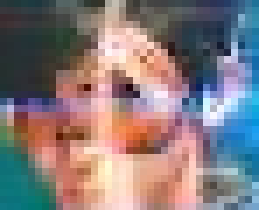
#> input picture scripts/overwatch/tracer_feed.png, 37 x 30 px (shown 7 times larger)
$ python -i restore_frames.py   (imports and definitions only)
#> lines starting #> are read from the running program, lines starting #| are printed output that depends on the picture
"""Bounded luminance recovery adapted from Natural v3; compare before/after."""
import argparse
from functools import lru_cache
import json
from pathlib import Path
import cv2
import numpy as np

LUMA_BGR = np.array([.0722, .7152, .2126], np.float32)


@lru_cache(maxsize=8)
def recovery_gain(height, width, sigma, regularization, cap):
    fy = np.fft.fftfreq(height).astype(np.float32)[:, None]
    fx = np.fft.fftfreq(width).astype(np.float32)[None, :]
    response = np.exp(-2 * np.pi**2 * sigma**2 * (fx**2 + fy**2))
    inverse = (1 + regularization) * response / (response**2 + regularization)
    # Preserve the original high frequencies and bound the recovery gain.
    gain = 1 + (cap - 1) * np.tanh(np.maximum(inverse - 1, 0) / (cap - 1))
    return np.ascontiguousarray(gain[:, :, None])

def constrained_recovery(luma, sigma=.9, strength=1., regularization=.055, cap=2.25, maximum=.035, local_fraction=.18):
    padded = cv2.copyMakeBorder(luma, 48, 48, 48, 48, cv2.BORDER_REFLECT_101)
    spectrum = cv2.dft(padded, flags=cv2.DFT_COMPLEX_OUTPUT)
    spectrum *= recovery_gain(*padded.shape, sigma, regularization, cap)
    recovered = cv2.idft(spectrum, flags=cv2.DFT_SCALE | cv2.DFT_REAL_OUTPUT)[48:-48, 48:-48]
    correction = (recovered - luma) * strength
    low = cv2.erode(luma, np.ones((5, 5), np.uint8))
    high = cv2.dilate(luma, np.ones((5, 5), np.uint8))
    limit = np.minimum(maximum, .003 + local_fraction * (high - low))
    correction = np.clip(correction, -limit, limit)
    return np.clip(luma + correction, low, high) - luma

def process(image, mode='recovery'):
    height, width = image.shape[:2]
    scale = min(1.0, 1280 / max(height, width))
    small = cv2.resize(image, (max(1, round(width*scale)), max(1, round(height*scale))), interpolation=cv2.INTER_AREA)
    luma = np.sum(small * LUMA_BGR, axis=2)
    if mode == 'gentle':
        delta = constrained_recovery(luma, .75, .7)
    elif mode == 'recovery':
        delta = constrained_recovery(luma, .95, 1.)
    elif mode == 'stronger':
        delta = constrained_recovery(luma, 1.2, 1.15)
    elif mode == 'clarity':
        delta = constrained_recovery(luma, 1.5, 1., .03, 3., .045, .25)
    elif mode == 'softlens':
        delta = constrained_recovery(luma, 1.8, 1., .025, 3.3, .05, .28)
    else:
        raise ValueError(mode)
    delta = cv2.resize(delta, (width, height), interpolation=cv2.INTER_CUBIC)
    return np.clip(image + delta[:, :, None], 0, 1)

def main():
    p=argparse.ArgumentParser(description=__doc__)
    p.add_argument('frames',type=Path)
    p.add_argument('--out',type=Path,required=True)
    p.add_argument('--mode',choices=['gentle','recovery','stronger','clarity','softlens'],default='gentle')
    a=p.parse_args()
    paths=sorted(a.frames.glob('*.png'))
    if not paths:raise ValueError('No PNG frames found')
    if a.out.exists():raise ValueError('Choose a new output folder')
    a.out.mkdir(parents=True)
    for path in paths:
        im=cv2.imread(str(path),cv2.IMREAD_UNCHANGED)
        if im is None or im.dtype not in (np.uint8,np.uint16) or im.ndim!=3 or im.shape[2]!=3:
            raise ValueError(f'Expected an 8/16-bit three-channel PNG: {path.name}')
        maximum=np.iinfo(im.dtype).max
        result=np.rint(process(im.astype(np.float32)/maximum,a.mode)*maximum).astype(im.dtype)
        if not cv2.imwrite(str(a.out/path.name),result):raise RuntimeError(f'Cannot write {path.name}')
    (a.out/'settings.json').write_text(json.dumps({'mode':a.mode,'frames':len(paths),'neural_model':False,'color_conversion':False,'visual_approval':False},indent=2))
    print(f'Processed {len(paths)} frames; compare visually before using.')

# [1 line not run here, left out]

>>> import cv2
>>> picture = cv2.imread('overwatch/tracer_feed.png')
#> picture is the input picture: shape (30, 37, 3); mean B, G, R 124.7, 122.8, 135.2
>>> result = process(picture)
#> in constrained_recovery, `padded = cv2.copyMakeBorder(luma, 48, 48, 48, 48, cv2.BORDER_REFLECT_1..`:
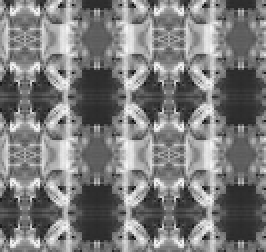
#> padded: shape (126, 133) float32 (shown 2 times larger); min 9.96, max 247.6, mean 123.8
#> in constrained_recovery, `recovered = cv2.idft(spectrum, flags=cv2.DFT_SCALE | cv2.DFT_REAL_OUTP..`:
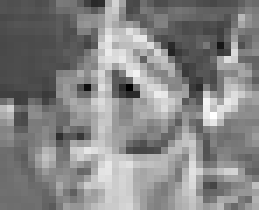
#> recovered: shape (30, 37) float32 (shown 7 times larger); min -59.42, max 294.1, mean 125.5; drawn with min black and max white
#> in constrained_recovery, `correction = (recovered - luma) * strength`:
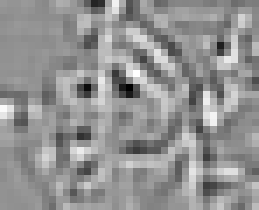
#> correction: shape (30, 37) float32 (shown 7 times larger); min -69.38, max 51.29, mean 0; drawn with min black and max white
#> in constrained_recovery, `low = cv2.erode(luma, np.ones((5, 5), np.uint8))`:
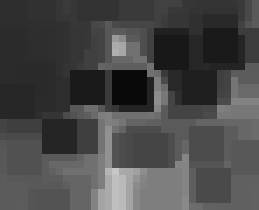
#> low: shape (30, 37) float32 (shown 7 times larger); min 9.96, max 199.5, mean 72.5
#> in constrained_recovery, `high = cv2.dilate(luma, np.ones((5, 5), np.uint8))`:
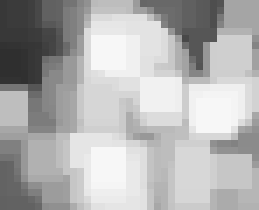
#> high: shape (30, 37) float32 (shown 7 times larger); min 47.02, max 247.6, mean 178.3
#> in constrained_recovery, `limit = np.minimum(maximum, .003 + local_fraction * (high - low))`: limit: shape (30, 37) float32; every value is 0.035
#> in constrained_recovery, `correction = np.clip(correction, -limit, limit)`:
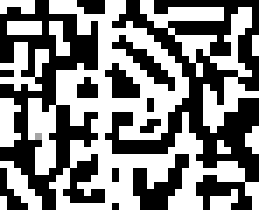
#> correction: shape (30, 37) float32 (shown 7 times larger); min -0.035, max 0.035, mean 0.000735; drawn with min black and max white
#> in process, `return np.clip(image + delta[:, :, None], 0, 1)`:
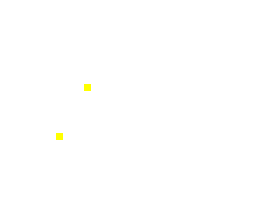
#> returned value: shape (30, 37, 3) float32 (shown 7 times larger); mean of channels 0, 1, 2 0.998, 1, 1; drawn as B, G, R
